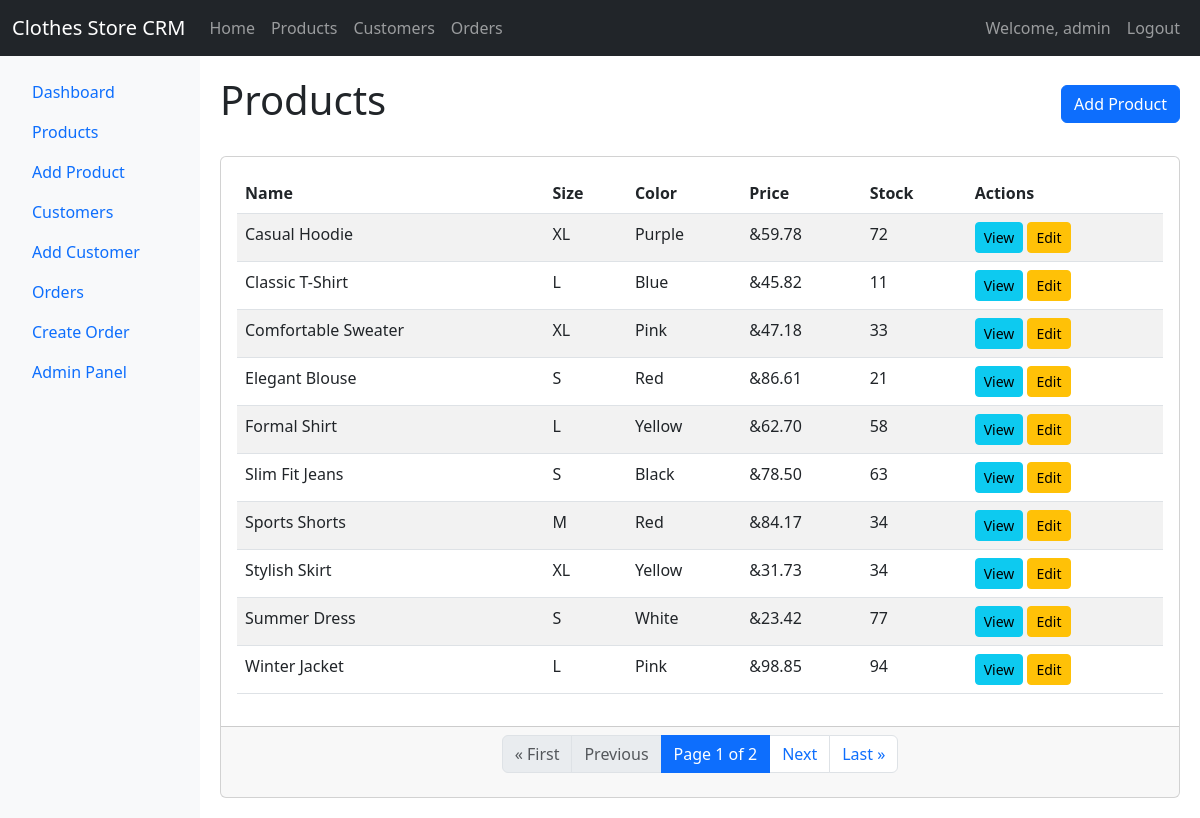
Screenshot of /products/ (signed in) with the database file from the repository.
### core/models.py (models this page shows, shortened)
class ClothesProduct(models.Model):
    SIZE_CHOICES = [
        ('S', 'Small'),
        ('M', 'Medium'),
        ('L', 'Large'),
        ('XL', 'Extra Large'),
    ]
    name = models.CharField(max_length=100)
    description = models.TextField()
    price = models.DecimalField(max_digits=10, decimal_places=2)
    size = models.CharField(max_length=2, choices=SIZE_CHOICES)
    color = models.CharField(max_length=50)
    stock_quantity = models.PositiveIntegerField()
    created_at = models.DateTimeField(auto_now_add=True)

### core/views.py (the view)
# urls.py: path('products/', views.product_list, name='product_list'),
@login_required
def product_list(request):
    products = ClothesProduct.objects.all().order_by('name')
    paginator = Paginator(products, 10)  # Show 10 products per page
    page_number = request.GET.get('page')
    page_obj = paginator.get_page(page_number)
    return render(request, 'core/products/list.html', {'page_obj': page_obj})

### core/templates/core/products/list.html (shortened to what this page needs)
{% extends "core/base.html" %}
{% block content %}
<div class="d-flex justify-content-between align-items-center mb-4">
    <h1>Products</h1>
    <a href="{% url 'product_create' %}" class="btn btn-primary">Add Product</a>
</div>
<div class="card">
    <div class="card-body">
        <div class="table-responsive">
            <table class="table table-striped">
                <thead>
                    <tr>
                        <th>Name</th>
                        <th>Size</th>
                        <th>Color</th>
                        <th>Price</th>
                        <th>Stock</th>
                        <th>Actions</th>
                    </tr>
                </thead>
                <tbody>
                    {% for product in page_obj %}
                    <tr>
                        <td>{{ product.name }}</td>
                        <td>{{ product.size }}</td>
                        <td>{{ product.color }}</td>
                        <td>&{{ product.price }}</td>
                        <td>{{ product.stock_quantity }}</td>
                        <td>
                            <a href="{% url 'product_detail' product.pk %}" class="btn btn-sm btn-info">View</a>
                            <a href="{% url 'product_update' product.pk %}" class="btn btn-sm btn-warning">Edit</a>
                        </td>
                    </tr>
                    {% empty %}
                    <tr>
                        <td colspan="6" class="text-center">No products available.</td>
                    </tr>
                    {% endfor %}
                </tbody>
            </table>
        </div>
    </div>
    <div class="card-footer">
        <nav>
            <ul class="pagination justify-content-center">
                {% if page_obj.has_previous %}
                <li class="page-item">
                    <a class="page-link" href="?page=1">&laquo; First</a>
                </li>
                <li class="page-item">
                    <a class="page-link" href="?page={{ page_obj.previous_page_number }}">Previous</a>
                </li>
                {% else %}
                <li class="page-item disabled">
                    <span class="page-link">&laquo; First</span>
                </li>
                <li class="page-item disabled">
                    <span class="page-link">Previous</span>
                </li>
                {% endif %}
                <li class="page-item active">
                    <span class="page-link">
                        Page {{ page_obj.number }} of {{ page_obj.paginator.num_pages }}
                    </span>
                </li>
                {% if page_obj.has_next %}
                <li class="page-item">
                    <a class="page-link" href="?page={{ page_obj.next_page_number }}">Next</a>
                </li>
                <li class="page-item">
                    <a class="page-link" href="?page={{ page_obj.paginator.num_pages }}">Last &raquo;</a>
                </li>
                {% endif %}
            </ul>
        </nav>
    </div>
</div>
{% endblock %}

### core/templates/core/base.html (shortened to what this page needs)
<!DOCTYPE html>
<html lang="en">
<head>
    <link href="https://cdn.jsdelivr.net/npm/bootstrap@5.3.0-alpha1/dist/css/bootstrap.min.css" rel="stylesheet">
</head>
<body>
    {% if user.is_authenticated %}
    <nav class="navbar navbar-expand-lg navbar-dark bg-dark">
        <div class="container-fluid">
            <a class="navbar-brand" href="{% url 'home' %}">Clothes Store CRM</a>
            <div class="collapse navbar-collapse" id="navbarNav">
                <ul class="navbar-nav me-auto">
                    <li class="nav-item">
                        <a class="nav-link" href="{% url 'home' %}">Home</a>
                    </li>
                    <li class="nav-item">
                        <a class="nav-link" href="{% url 'product_list' %}">Products</a>
                    </li>
                    <li class="nav-item">
                        <a class="nav-link" href="{% url 'customer_list' %}">Customers</a>
                    </li>
                    <li class="nav-item">
                        <a class="nav-link" href="{% url 'order_list' %}">Orders</a>
                    </li>
                </ul>
                <ul class="navbar-nav">
                    <li class="nav-item">
                        <span class="nav-link">Welcome, {{ user.username }}</span>
                    </li>
                    <li class="nav-item">
                        <a class="nav-link" href="{% url 'logout' %}">Logout</a>
                    </li>
                </ul>
            </div>
        </div>
    </nav>
    {% endif %}
    <div class="container-fluid">
        <div class="row">
            {% if user.is_authenticated %}
            <div class="col-md-2 sidebar p-3">
                <ul class="nav flex-column">
                    <li class="nav-item">
                        <a class="nav-link" href="{% url 'home' %}">Dashboard</a>
                    </li>
                    <li class="nav-item">
                        <a class="nav-link" href="{% url 'product_list' %}">Products</a>
                    </li>
                    <li class="nav-item">
                        <a class="nav-link" href="{% url 'product_create' %}">Add Product</a>
                    </li>
                    <li class="nav-item">
                        <a class="nav-link" href="{% url 'customer_list' %}">Customers</a>
                    </li>
                    <li class="nav-item">
                        <a class="nav-link" href="{% url 'customer_create' %}">Add Customer</a>
                    </li>
                    <li class="nav-item">
                        <a class="nav-link" href="{% url 'order_list' %}">Orders</a>
                    </li>
                    <li class="nav-item">
                        <a class="nav-link" href="{% url 'order_create' %}">Create Order</a>
                    </li>
                    <li class="nav-item">
                        <a class="nav-link" href="/admin/" target="_blank">Admin Panel</a>
                    </li>
                </ul>
            </div>
            <div class="col-md-10 content">
            {% else %}
            <div class="col-12 content">
            {% endif %}
                {% block content %}{% endblock %}
            </div>
        </div>
    </div>
</body>
</html>

### core/templates/core/base.html (style rules this page uses)
.sidebar { min-height: calc(100vh - 56px); background-color: #f8f9fa; }
.content { padding: 20px; }

### rows the page displays
ClothesProduct: name "Casual Hoodie", size "XL", color "Purple", price "59.78", stock_quantity "72"
ClothesProduct: name "Classic T-Shirt", size "L", color "Blue", price "45.82", stock_quantity "11"
ClothesProduct: name "Comfortable Sweater", size "XL", color "Pink", price "47.18", stock_quantity "33"
ClothesProduct: name "Elegant Blouse", size "S", color "Red", price "86.61", stock_quantity "21"
ClothesProduct: name "Formal Shirt", size "L", color "Yellow", price "62.70", stock_quantity "58"
ClothesProduct: name "Slim Fit Jeans", size "S", color "Black", price "78.50", stock_quantity "63"
ClothesProduct: name "Sports Shorts", size "M", color "Red", price "84.17", stock_quantity "34"
ClothesProduct: name "Stylish Skirt", size "XL", color "Yellow", price "31.73", stock_quantity "34"
ClothesProduct: name "Summer Dress", size "S", color "White", price "23.42", stock_quantity "77"
ClothesProduct: name "Winter Jacket", size "L", color "Pink", price "98.85", stock_quantity "94"

### other values shown
{{ user.username }} "admin"
{{ page_obj.number }} "1"
{{ page_obj.paginator.num_pages }} "2"
